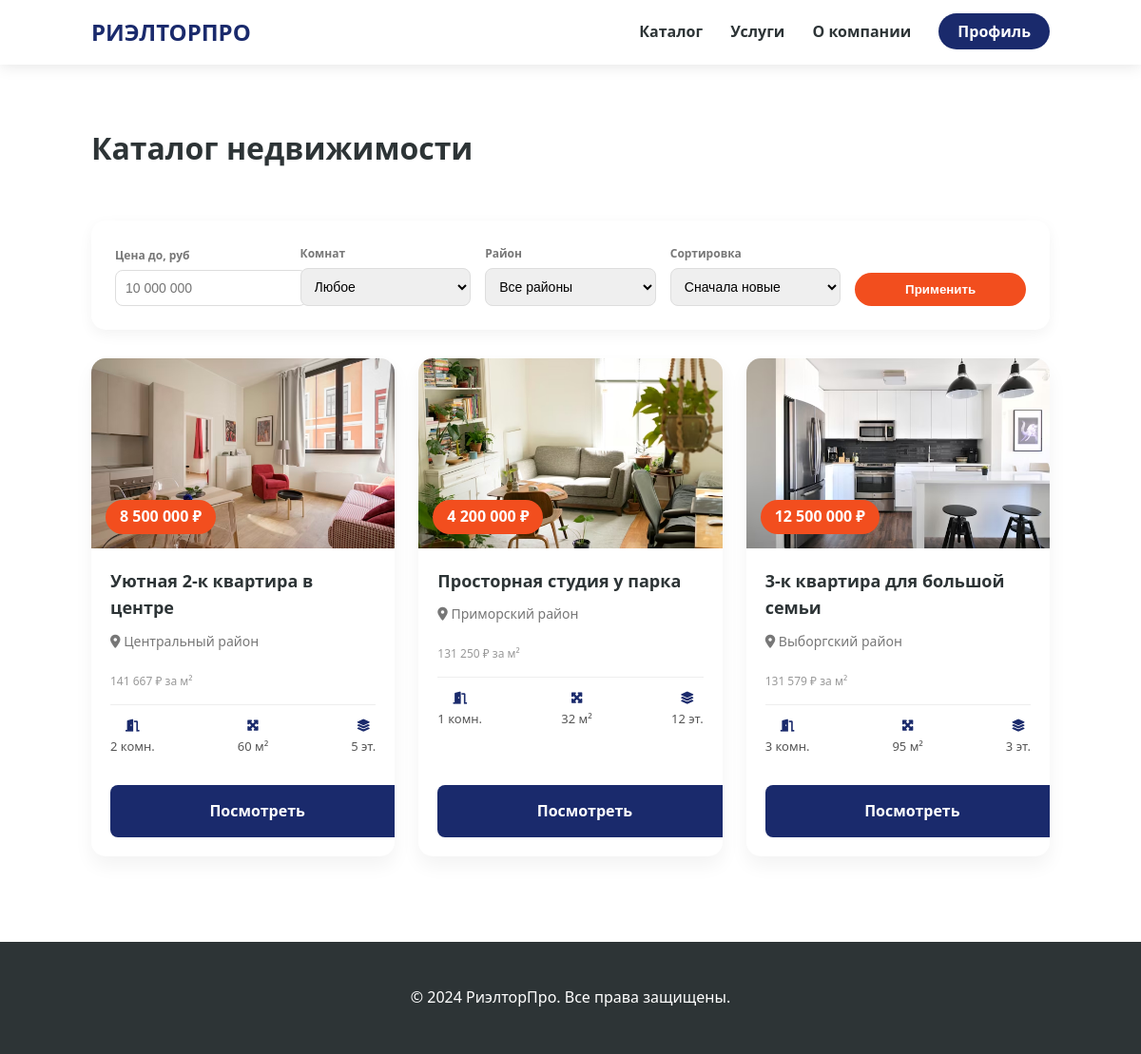
Screenshot of /catalog.php with the database file from the repository.
### tables this page shows
CREATE TABLE IF NOT EXISTS `properties` (
  `id` int(11) NOT NULL AUTO_INCREMENT,
  `title` varchar(255) NOT NULL,
  `price` int(11) NOT NULL,
  `rooms` int(11) NOT NULL,
  `area` int(11) NOT NULL,
  `district` varchar(100) NOT NULL,
  `house_type` varchar(100) NOT NULL,
  `renovation` varchar(100) NOT NULL,
  `floor` int(11) NOT NULL,
  `image_url` varchar(255) DEFAULT NULL,
  `created_at` timestamp NOT NULL DEFAULT current_timestamp(),
  `description` text DEFAULT NULL,
  PRIMARY KEY (`id`)
);

### catalog.php (the view, shortened to what this page needs)
<?php
require_once 'db.php';
$params = [];
$sql = "SELECT * FROM properties";
$sort = $_GET['sort'] ?? 'new';
if ($sort == 'cheap') $sql .= " ORDER BY price ASC";
elseif ($sort == 'area') $sql .= " ORDER BY area DESC";
else $sql .= " ORDER BY created_at DESC";
$stmt = $pdo->prepare($sql);
$stmt->execute($params);
$items = $stmt->fetchAll();
?>
<!DOCTYPE html>
<html lang="ru">
<head>
    <link rel="stylesheet" href="https://cdnjs.cloudflare.com/ajax/libs/font-awesome/6.0.0/css/all.min.css">
    <link rel="stylesheet" href="style/style.css">
</head>
<body>
<header>
    <a href="index.php" class="logo">РиэлторПро</a>
    <nav>
        <a href="catalog.php">Каталог</a>
        <a href="services.php">Услуги</a>
        <a href="about.php">О компании</a>
        <?php if (isset($_SESSION['user_id'])): ?>
            <a href="logout.php" class="btn-profile" style="background: var(--accent-color);">Выйти</a>
        <?php else: ?>
            <a href="login.php" class="btn-profile">Профиль</a>
        <?php endif; ?>
    </nav>
</header>
<div class="catalog-container">
    <h1>Каталог недвижимости</h1>
    <form class="filters-panel" method="GET">
        <div>
            <label>Цена до, руб</label>
            <input type="number" name="price_to" placeholder="10 000 000" value="<?php echo $_GET['price_to'] ?? ''; ?>">
        </div>
        <div>
            <label>Комнат</label>
            <select name="rooms">
                <option value="">Любое</option>
            </select>
        </div>
        <div>
            <label>Район</label>
            <select name="district">
                <option value="">Все районы</option>
            </select>
        </div>
        <div>
            <label>Сортировка</label>
            <select name="sort">
                <option value="new">Сначала новые</option>
            </select>
        </div>
        <button type="submit" class="btn-search" style="padding: 10px;">Применить</button>
    </form>
    <div class="properties-grid">
        <?php foreach ($items as $item): ?>
            <div class="property-card">
                <div class="property-img" style="background-image: url('img/objects/<?php echo $item['image_url']; ?>');">
                    <div class="property-price"><?php echo number_format($item['price'], 0, '', ' '); ?> ₽</div>
                </div>
                <div class="property-info">
                    <h3><?php echo htmlspecialchars($item['title']); ?></h3>
                    <span class="property-address"><i class="fas fa-map-marker-alt"></i> <?php echo $item['district']; ?> район</span>
                    <div class="price-sq">
                        <?php echo number_format($item['price'] / $item['area'], 0, '', ' '); ?> ₽ за м²
                    </div>
                    <div class="property-stats">
                        <div class="stat-item"><i class="fas fa-door-open"></i> <?php echo $item['rooms']; ?> комн.</div>
                        <div class="stat-item"><i class="fas fa-expand-arrows-alt"></i> <?php echo $item['area']; ?> м²</div>
                        <div class="stat-item"><i class="fas fa-layer-group"></i> <?php echo $item['floor']; ?> эт.</div>
                    </div>
                    <div class="btn-view-container">
                        <a href="property.php?id=<?php echo $item['id']; ?>" class="btn-submit" style="display: block; text-decoration: none; text-align: center;">
                            Посмотреть
                        </a>
                    </div>
                </div>
            </div>
        <?php endforeach; ?>
    </div>
</div>
<footer style="background: #2d3436; color: white; padding: 30px; text-align: center; margin-top: 50px;">
    <p>&copy; 2024 РиэлторПро. Все права защищены.</p>
</footer>
</body>
</html>

### style/style.css (style rules this page uses)
:root { --primary-color: #1a2a6c; --accent-color: #f24e1e; --text-dark: #2d3436; --bg-light: #f8f9fa; --white: #ffffff; --transition: 0.3s ease; }
body { font-family: 'Segoe UI', Roboto, Helvetica, Arial, sans-serif; margin: 0; color: var(--text-dark); line-height: 1.6; scroll-behavior: smooth; }
header { background: var(--white); padding: 15px 8%; display: flex; justify-content: space-between; align-items: center; box-shadow: 0 2px 15px rgba(0,0,0,0.1); position: sticky; top: 0; z-index: 1000; }
.logo { font-size: 24px; font-weight: 800; color: var(--primary-color); text-decoration: none; text-transform: uppercase; }
nav a { margin-left: 25px; text-decoration: none; color: var(--text-dark); font-weight: 600; transition: var(--transition); }
.btn-search { background: var(--accent-color); color: white; border: none; padding: 15px 35px; border-radius: 50px; cursor: pointer; font-weight: bold; }
.btn-submit { background: var(--primary-color); color: white; width: 100%; padding: 15px; border: none; border-radius: 8px; cursor: pointer; font-size: 16px; font-weight: bold; }
.btn-profile { background: var(--primary-color); color: white !important; padding: 8px 20px; border-radius: 50px; }
.catalog-container { padding: 40px 8%; display: flex; gap: 30px; flex-direction: column; }
.filters-panel { background: var(--white); padding: 25px; border-radius: 15px; box-shadow: 0 5px 15px rgba(0,0,0,0.05); display: grid; grid-template-columns: repeat(auto-fit, minmax(150px, 1fr)); gap: 15px; align-items: end; }
.filters-panel label { display: block; font-size: 12px; font-weight: bold; margin-bottom: 5px; color: #777; }
.filters-panel input, .filters-panel select { width: 100%; padding: 10px; border: 1px solid #ddd; border-radius: 8px; font-size: 14px; }
.properties-grid { display: grid; grid-template-columns: repeat(auto-fill, minmax(300px, 1fr)); gap: 25px; }
.property-card { background: var(--white); border-radius: 15px; overflow: hidden; box-shadow: 0 10px 20px rgba(0,0,0,0.05); transition: var(--transition); display: flex; flex-direction: column; height: 100%; }
.property-img { height: 200px; background-size: cover; background-position: center; position: relative; }
.property-price { position: absolute; bottom: 15px; left: 15px; background: var(--accent-color); color: white; padding: 5px 15px; border-radius: 50px; font-weight: bold; }
.property-info { padding: 20px; flex-grow: 1; display: flex; flex-direction: column; }
.property-info h3 { margin: 0 0 10px 0; font-size: 18px; }
.property-address { color: #777; font-size: 14px; margin-bottom: 15px; display: block; }
.property-stats { display: flex; justify-content: space-between; padding: 15px 0; border-top: 1px solid #eee; margin-top: 15px; }
.stat-item { text-align: center; font-size: 13px; color: #555; }
.stat-item i { display: block; color: var(--primary-color); margin-bottom: 5px; }
.price-sq { font-size: 12px; color: #999; margin-top: 5px; }
.btn-view-container { margin-top: auto; padding-top: 15px; }

### rows the page displays
properties: image_url (picture), price "8 500 000", title "Уютная 2-к квартира в центре", district "Центральный", $item['price'] / $item['area'] "141 667", rooms "2", area "60", floor "5"
properties: image_url (picture), price "4 200 000", title "Просторная студия у парка", district "Приморский", $item['price'] / $item['area'] "131 250", rooms "1", area "32", floor "12"
properties: image_url (picture), price "12 500 000", title "3-к квартира для большой семьи", district "Выборгский", $item['price'] / $item['area'] "131 579", rooms "3", area "95", floor "3"
